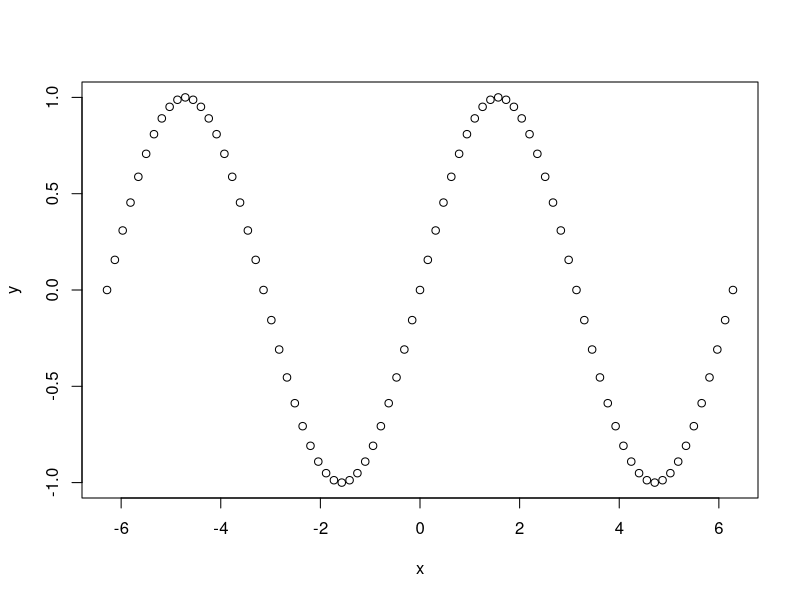
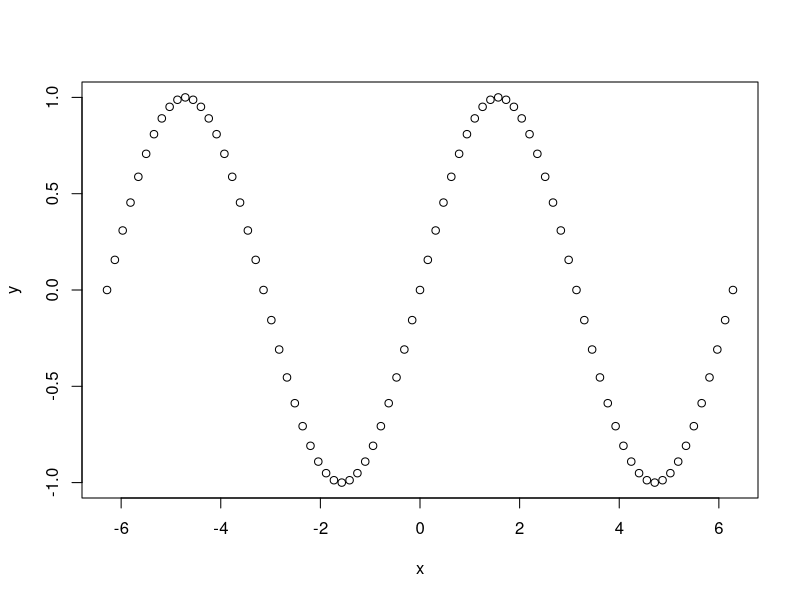
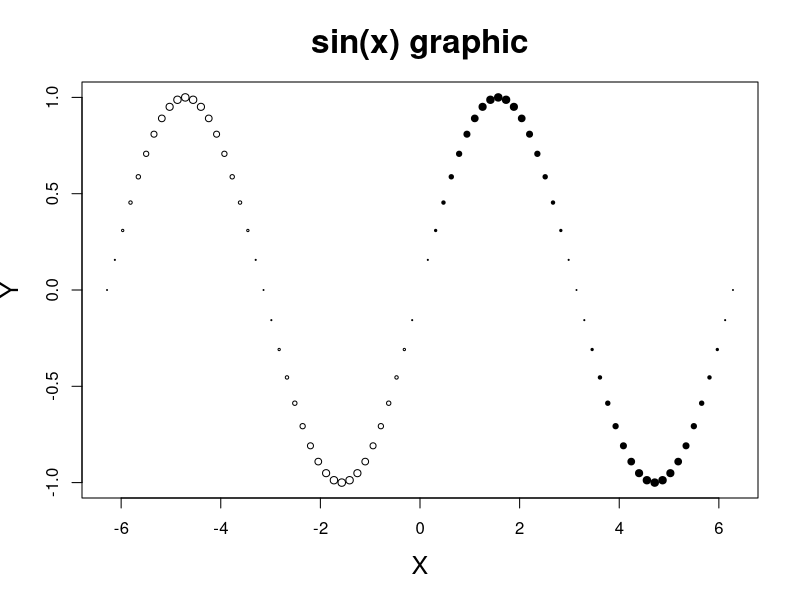
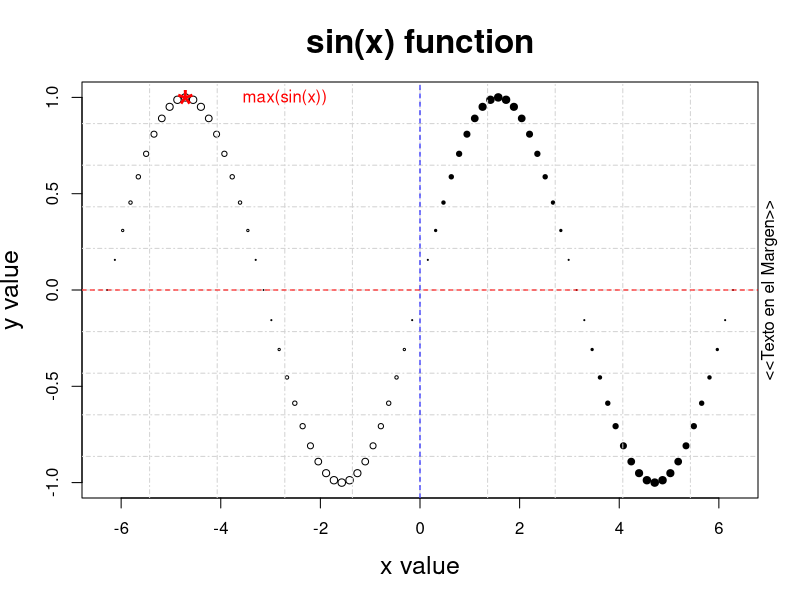
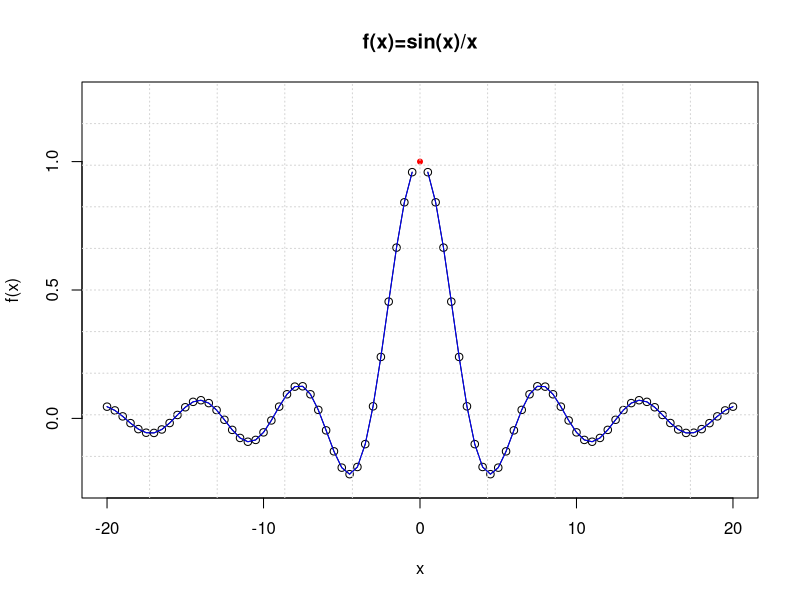
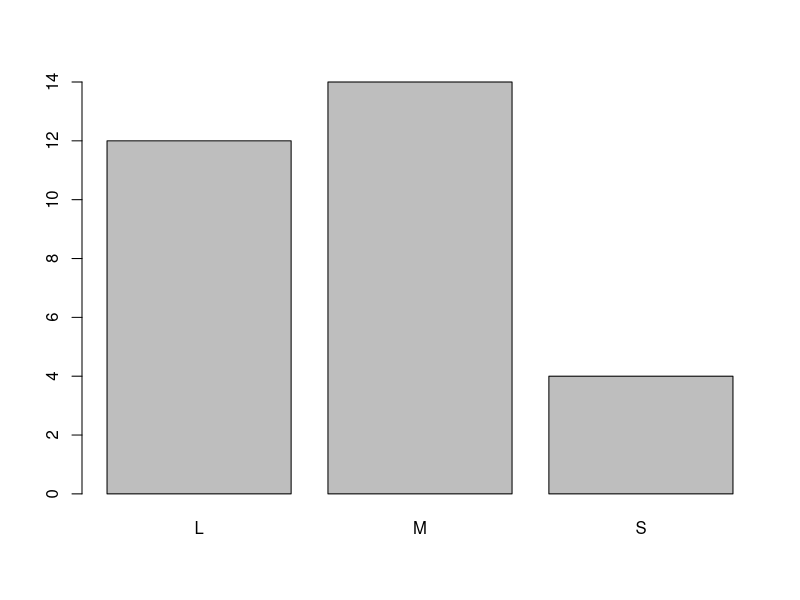
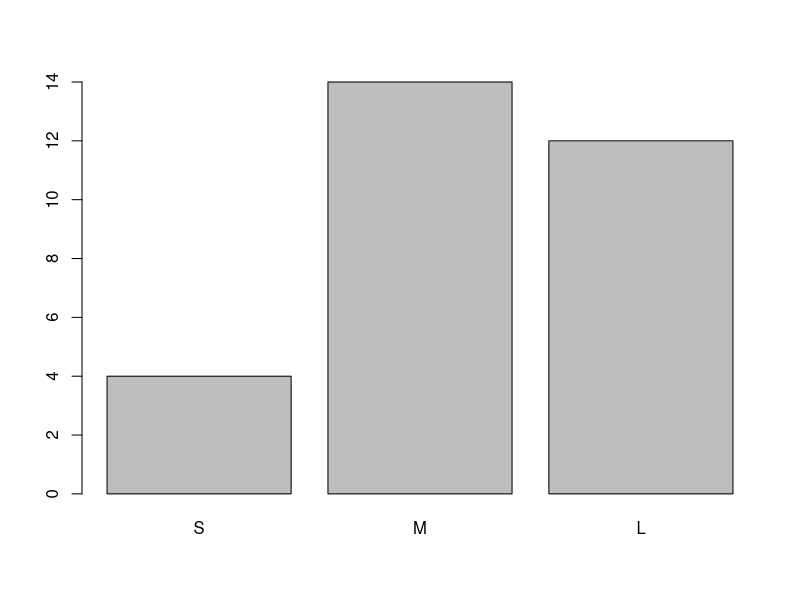
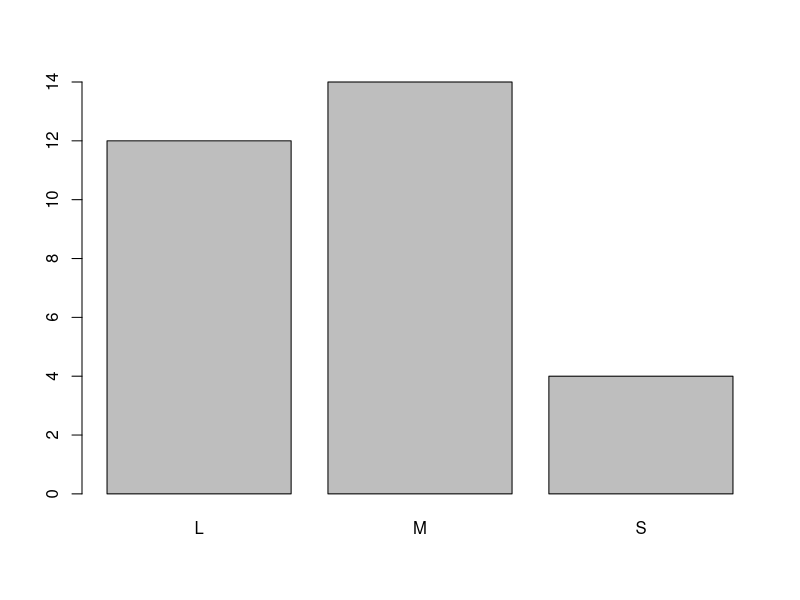

Recreate these plots in R, in order.
## ---- chunk 1
knitr::opts_chunk$set(echo = TRUE)
## ---- chunk 2

## ---- chunk 3
x <- seq(from=-2*pi,to=2*pi,by=pi/20) #vector
y <- sin(x) #vector
plot(x,y) #graphic
## ---- chunk 4
M <- cbind(x,y) #matrix
plot(M) #same graphic
## ---- chunk 5
plot(x,y,xlab="X",ylab="Y",
     main="sin(x) graphic",
     cex.main=2,cex.lab=1.5,
     pch=21,col=1,bg=(x>0),
     cex=abs(y))
## ---- chunk 6
plot(x,y,xlab="x value",ylab="y value",
     main="sin(x) function",
     cex.main=2,cex.lab=1.5,
     pch=21,col=1,bg=(x>0),
     cex=abs(y))
grid(nx=10,ny=10,lty=4) 
abline(h=0,col="red",lty=2)
abline(v=0,col="blue",lty=2)
points(x =-3*pi/2 ,y=sin(-3*pi/2),pch="*",col="red",cex=3)
text(x =-3*pi/2+2 ,y=sin(-3*pi/2),labels="max(sin(x))",col="red")
mtext("<<Texto en el Margen>>", side = 4)
## ---- chunk 7
#solución:
x <- seq(from=-20, to=20, by=0.5);
y <- sin(x)/x;
plot(x,y, ylab="f(x)", xlab = "x", ylim = c(-0.25,1.25), type = "o", main = "f(x)=sin(x)/x");
points(x=0,y = 1, pch = 20, col="red");
grid(nx = 10, ny = 10);
lines(x,y,col="blue")

## ---- chunk 8
sex.v <- c('M', 'F', 'F', 'M', 'M', 'F')
sex.f <- factor(sex.v) # unordered
sex.w <- as.character(sex.f) # restore
## ---- chunk 9
size.v <- c('S', 'L', 'M', 'L', 'S', 'M')
size.f <- factor(size.v, ordered=TRUE)
# ordered L < M < S from underlying type
## ---- chunk 10
size.lvls <- c('S', 'M', 'L') # set order
size.f <- factor(size.v, levels=size.lvls, ordered=TRUE)
# above: ordered (low to high) by levels
## ---- chunk 11
levels <- c(1, 2, 3, 99) # from codesheet
labels <- c('Love','Neutral','Hate',NA)
data.v <- c(1, 2, 3, 99, 1, 2, 1, 2, 99)
data.f <- factor(data.v, levels=levels)
data.f <- factor(data.v, levels=levels,labels=labels)
# levels: input - how factor() reads in
# labels: output - how factor() puts out
# Note: if specified, labels become the internal reference and coding frame
## ---- chunk 12
f <- factor(c("a","b","c")) # example data
levels(f) # -> get all levels
levels(f)[1] # -> get a specific level
## ---- chunk 13
s <- factor(c("single", "married", "married", "single"));
s
#solution
any(levels(s)=="Divorced")
levels(s) = c("Single", "Married", "Divorced")
s[2] <- "Divorced"
s
## ---- chunk 14
v<-c(40L, 35L, 69L, 74L, 38L, 58L, 13L, 27L, 17L, 68L, 21L, 80L, 
42L, 19L, 29L, 52L, 65L, 40L, 80L, 23L, 59L, 78L, 37L, 38L, 76L, 
75L, 3L, 22L, 29L, 29L)

#solution
cutValues <- cut(v, 3, ordered_result = TRUE, labels = c("young","adult","older"))
cutValues

## ---- chunk 15
v<-c("L", "M", "M", "L", "M", "L", "M", "L", "L", "L", "M", "M", 
"L", "M", "S", "L", "M", "S", "M", "L", "M", "L", "S", "S", "M", 
"L", "L", "M", "M", "M")
plot(factor(v)) # unordered
plot(factor(v, levels=c('S', 'M', 'L'), ordered=TRUE)) #ordered
## ---- chunk 16
#solución: 
v<-c("L", "M", "M", "L", "M", "L", "M", "L", "L", "L", "M", "M", 
"L", "M", "S", "L", "M", "S", "M", "L", "M", "L", "S", "S", "M", 
"L", "L", "M", "M", "M")
plot(factor(v)) # unordered
plot(factor(v, levels=c('S', 'M', 'L'), ordered=FALSE)) #ordered
## ---- chunk 17
l1 <- list('cat', 5, 1:10, FALSE) # unnamed 
l2 <- list(x='dog', y=5+2i, z=3:8) # named 
l3 <- c(l1, l2) # one list partially named 
l4 <- list(l1, l2) # a list of 2 lists
## ---- chunk 18
j <- list(a='cat', b=5, c=FALSE)
x1 <- j$a # puts 1-item char vec 'cat' in x
x2 <- j[['a']] # much the same as above
x3 <- j['a'] # puts 1-item list 'cat' in x
x4 <- j[[1]] # 1-item char vec 'cat' in x
x5 <- j[1] # puts 1-item list 'cat' in x
## ---- chunk 19
l <- list(x='a', y='b', z='c', t='d')
n <- c("a","b","c")

#solucion 
l[6] <- n
l["k"]<- "w"
l["w"]<-"e"
#♠ El valor 5 lo añade como nulo

## ---- chunk 20
vocals<-list(story = c("e", "e", "e", "e", "a", "e", "o", 
"o", "o", "a"), poetry = c("e", "e", "i", "e", "e"), book = c("e", 
"e", "e", "o", "e", "o", "u", "o", "e", "e", "a", "i", "a", "u", 
"e", "a", "o", "u", "e", "e", "a", "e", "a", "o", "e", "a", "a", 
"e", "o", "e", "u", "o", "u", "a", "o", "u", "i", "a", "a", "u", 
"a", "a", "e", "u", "a", "e", "a", "e", "a", "a"), notebook = c("a", 
"o", "e", "e", "e", "a", "a", "i", "e", "a", "u", "e", "e", "i", 
"a", "e", "e", "o", "e", "e"), booklet = c("e", "e", "o", "i", 
"i", "o", "a", "i", "i", "a", "i", "e", "i", "o", "a", "a", "o", 
"o", "o", "e", "o", "a", "o", "i", "o", "e", "e", "i", "a", "u"
))

# solution
str(vocals)
#Tiene 5 elementos la lista y la más grande es book que tiene 50
f.notebook <- vocals["notebook"]
f.notebook

## ---- chunk 21
hotel<-list()

#solution
listRachel <- list();
listRachel["name"]="Rachel";
listRachel["surname"]="Wisz";
listRachel["age"]="48";

listGerard <- list();
listGerard["name"]<-"Gerard";
listGerard["surname"]<-"Butler";
listGerard["age"]<-"48";
hotel <- list(listRachel,listGerard)
hotel

## ---- chunk 22

